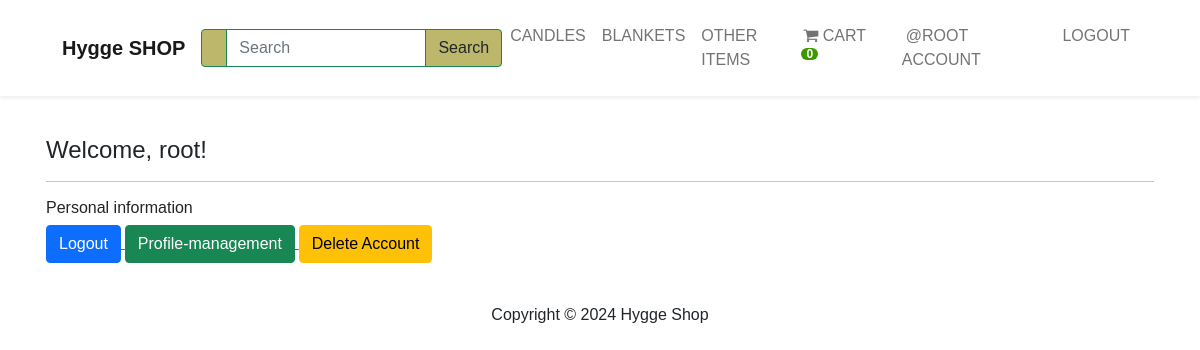
The page /account/dashboard/ (signed in) on the database its author committed.
### shop/models.py (models this page shows, shortened)
class Category(models.Model):
    name = models.CharField("Категория", max_length=250, db_index=True)
    parent = models.ForeignKey('self', on_delete=models.CASCADE, related_name='children', blank=True, null=True
                               )
    slug = models.SlugField('URL', max_length=250,
                            unique=True, null=False, editable=True)
    created_at = models.DateTimeField('Дата создания', auto_now_add=True)
    class Meta:
        unique_together = (['slug', 'parent'])
        verbose_name = 'Категория'
        verbose_name_plural = 'Категории'
    def get_absolute_url(self):
        return reverse("shop:category_list", args=[str(self.slug)])

### account/views.py (the view)
# urls.py: path('dashboard/', views.dashboard_user, name='dashboard'),
@login_required
def dashboard_user(request):
    return render(request, 'account/dashboard/dashboard.html')

### cart/cart.py (called while the page is built)
    def __len__(self):
        return sum(item['quantity'] for item in self.cart.values())

### cart/context_processors.py (called while the page is built)
def cart(request):
    return {'cart': Cart(request)}

### shop/context_processors.py (called while the page is built)
def categories(request):
    categories = Category.objects.filter(parent=None)
    return {'categories': categories}

### account/templates/account/dashboard/dashboard.html
{%  extends "base.html" %}
{% load static %}
{% block content %}
    <br>
    <div class="container bg-white shadow-md p-3">
        <h4>Welcome, {{ user.username }}!</h4>
        <hr>
        <h6>Personal information</h6>
        <a href="{% url 'account:logout' %}">
        <button class="btn btn-primary">
            Logout
            </button>
        </a>
        <a href="{% url 'account:profile_management' %}">
            <button class="btn btn-success">
                Profile-management
                </button>
            </a>
            <a href="{% url 'account:delete_user' %}">
                <button class="btn btn-warning">
                    Delete Account
                    </button>
                </a>
    </div>
{% endblock %}

### shop/templates/shop/_partials/_navbar.html (shortened to what this page needs)
<nav class="navbar navbar-expand-lg bg-white sticky-top navbar-light p-3 shadow-sm ">
    <div class="container">
        <a class="navbar-brand" href="{% url 'shop:products' %}">
            <strong>Hygge SHOP</strong></a>
        <div class="collapse navbar-collapse" id="navbarNavDropdown">
        <div class="collapse navbar-collapse" id="navbarNavDropdown">
            <form action="{% url 'shop:search_products' %}" method="get">
            <div class="ms-auto d-none d-lg-block">
                <div class="input-group">
                    <span class="border-success input-group-text text-white search-button"></span>
                    <input type="text" name="q" placeholder="Search" class="form-control border-success" style="color: #7a7a7a" />
                    <button class="btn btn-success text-dark search-button">Search</button>
                </div>
            </div>
        </form>
            </div>
            <ul class="navbar-nav ms-auto">
                {% for i in categories %}
                {% if not i.children.all %}
                <li class="nav-item">
                    <a class="nav-link" href="{{i.get_absolute_url}}">{{i.name|upper }}</a>
                </li>
                {% endif %} {% endfor %}
            </ul>
            <ul class="navbar-nav ms-auto">
                <li class="nav-item">
                    <a class="nav-link mx-2 text-uppercase" href="{% url 'cart:cart_view' %}"> <i
                            class="fa fa-shopping-cart" aria-hidden="true"> </i> Cart
                        <span id="lblCartCount" class="badge badge-warning ">
                            {% with cart_qty=cart|length%}
                            {% if cart_qty > 0 %}
                            {{cart_qty}}
                            {% else %}
                            0
                            {% endif %}
                            {% endwith %}
                        </span>
                    </a>
                </li>
                {% if request.user.is_authenticated %}
                <li class="nav-item">
                    <a class="nav-link mx-2 text-uppercase" href="{% url 'account:dashboard' %}">@{{ user.username }} Account</a>
                </li>
                <li class="nav-item">
                    <a class="nav-link mx-2 text-uppercase" href="{% url 'account:logout' %}"> Logout</a>
                </li>
                {% endif %}
            </ul>
        </div>
    </div>
</nav>

### shop/static/shop/css/base.css (style rules this page uses)
body { font-family: 'Montserrat', sans-serif; }
.badge { padding-left: 9px; padding-right: 9px; -webkit-border-radius: 9px; -moz-border-radius: 9px; border-radius: 9px; }
#lblCartCount { font-size: 12px; background: #3c9700; color: #fff; padding: 0 5px; vertical-align: top; margin-left: -2px; }
a { font-size: 14px; font-weight: 700; }
.form-control { outline: none !important; box-shadow: none !important; }
.search-button { background-color: #BDB76B; }

### rows shown on the page
Category: name "CANDLES"
Category: name "BLANKETS"
Category: name "OTHER ITEMS"

### other values the page prints
{{ user.username }} "ROOT"
{{ user.username }} "root"
